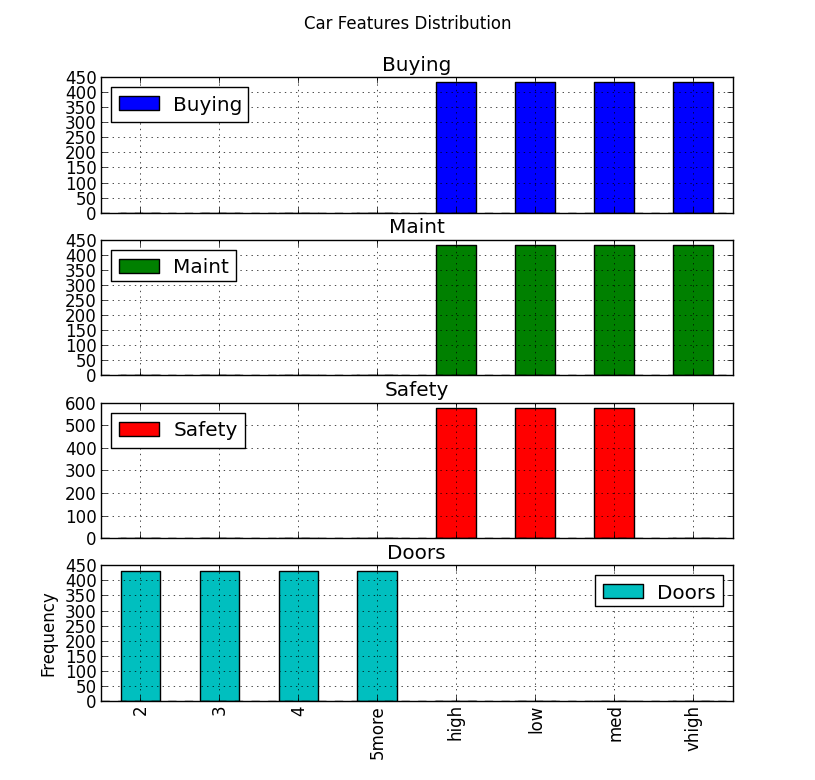
#> input picture visualization_matplotlib/plots/Prob1_CarFeaturesDistribution.png, 815 x 780 px
$ python -i viz.py   (imports and definitions only)   (Python 2 division)   (older library calls are emulated)
#> lines starting #> are read from the running program, lines starting #| are printed output that depends on the picture; after the words box and inside, x2 and y2 are one past the last pixel; in counts of white or black regions, pixels touching at a corner belong together
__author__ = 'Prashant B. Bhuyan'

import numpy as np
import pandas as pd
import scipy
import csv
import matplotlib
# [1 line not run here, left out]
import matplotlib.pyplot as plt
from scipy.optimize import curve_fit
from scipy import stats
from scipy import misc
from scipy import ndimage
import pylab
import Tkinter
import tkFileDialog
import glob
import re


import sys


# For Problem 3
def applyThreshold(img):

    # apply gaussian_filter to simplify the image.  The parameter value of 3 gave me the most logical results.
    filtered_image = ndimage.gaussian_filter(img,3)

    # apply threshold by partitioning the data based on the filtered image's mean.
    binaryData = filtered_image > filtered_image.mean()

    # save the array data for filtered, binary image with threshold.
    misc.imsave('convertedImage.jpg',binaryData)

    # return true false data that has the threshold in place.
    return(binaryData)

# For Problem 3
def countObjects(img):


    # label object instances and object slices.
    slices, instances = ndimage.label(applyThreshold(img))

    # return number of object instances.
    return(instances)

# for problem 3
def getObjectSlices(img):

    # label objects in the binary image.
    slices, instances = ndimage.label(applyThreshold(img))

    # return object slices.
    return(slices)

# for problem 3
def centerOfMass(img):

    # find coordinates for the center of mass of all objects in the image.
    coords = ndimage.center_of_mass(img, getObjectSlices(img), range(1,countObjects(img)+1))

    # return center of mass coordinates.
    return(coords)


# for problem 2
def fit(x,y):
    m,b = np.polyfit(x,y,1)

    return m*x+b


# [123 lines not run here, left out]

>>> import cv2
>>> picture = cv2.imread('Prob1_CarFeaturesDistribution.png', cv2.IMREAD_GRAYSCALE)
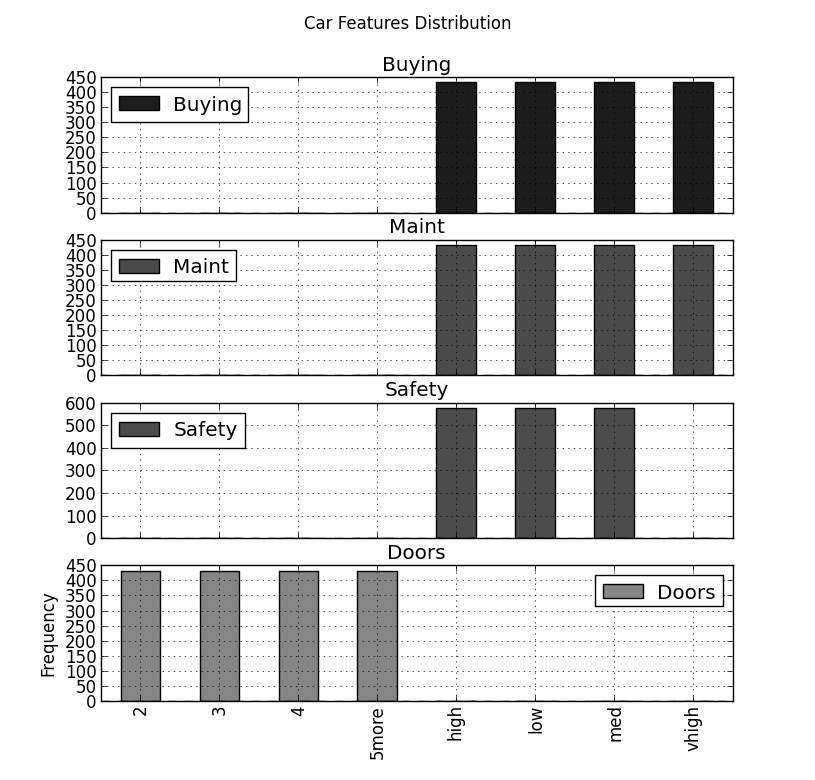
#> picture: shape (780, 815); min 0, max 255, mean 222.1
>>> result = centerOfMass(picture)
#> in applyThreshold, `filtered_image = ndimage.gaussian_filter(img,3)`:
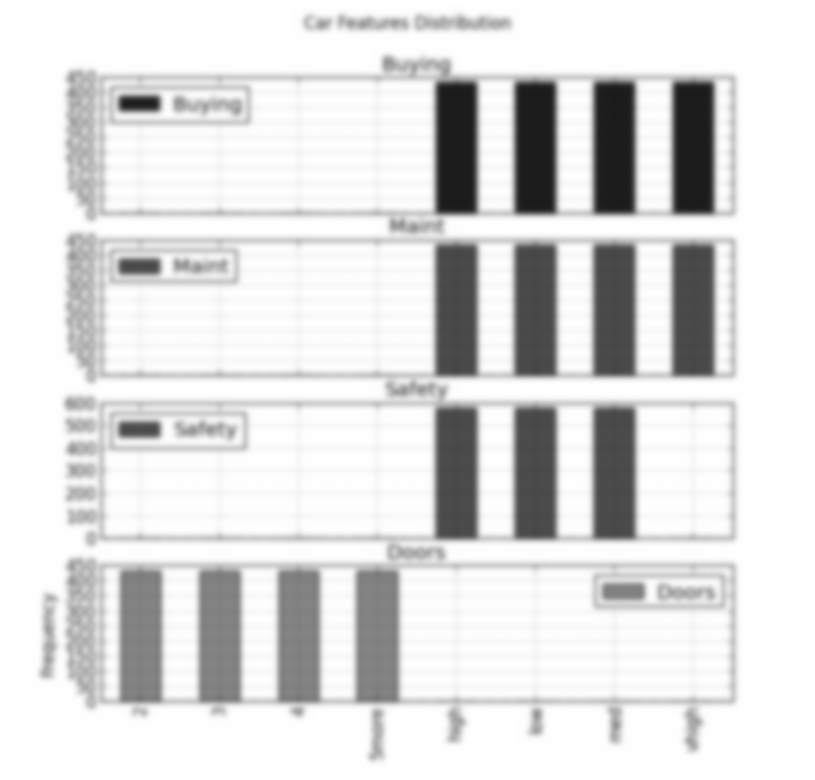
#> filtered_image: shape (780, 815); min 26, max 255, mean 221.5
#> in applyThreshold, `binaryData = filtered_image > filtered_image.mean()`:
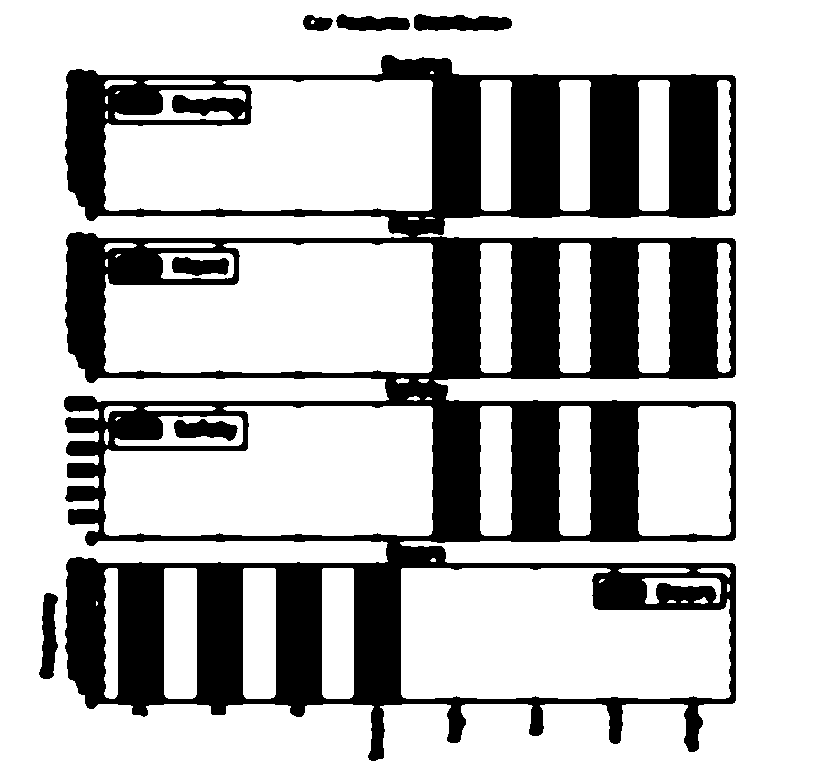
#> binaryData: shape (780, 815) bool; 73.1% white; 7 black regions, largest, box (x1, y1, x2, y2) and area: (64, 55, 736, 761) 165764, (414, 14, 512, 31) 1310, (39, 593, 58, 679) 1087
#> (the run stopped early here; a loop or call above may not have finished)

$ run again, on visualization_matplotlib/plots/Prob4_NumberRequestsByHour.png
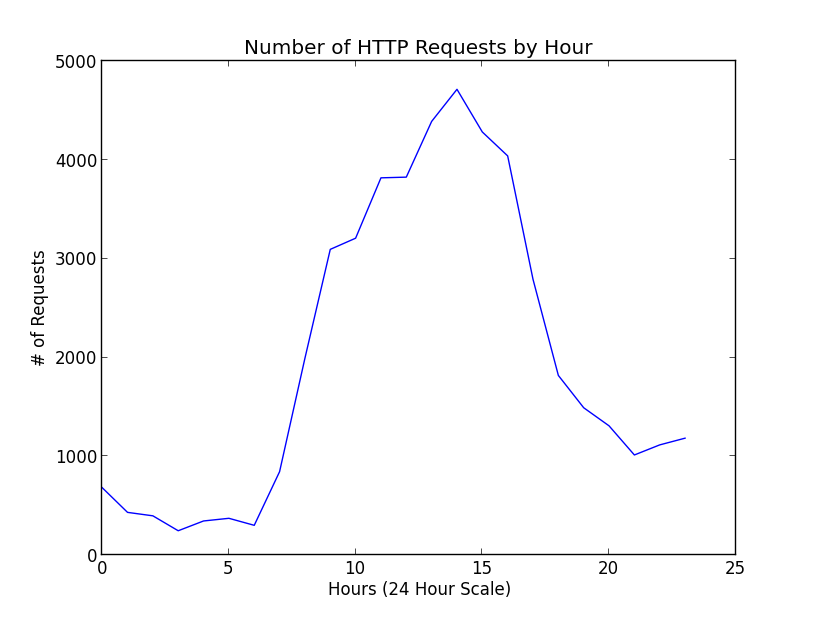
#> input picture visualization_matplotlib/plots/Prob4_NumberRequestsByHour.png, 817 x 617 px
#> in applyThreshold, `filtered_image = ndimage.gaussian_filter(img,3)`:
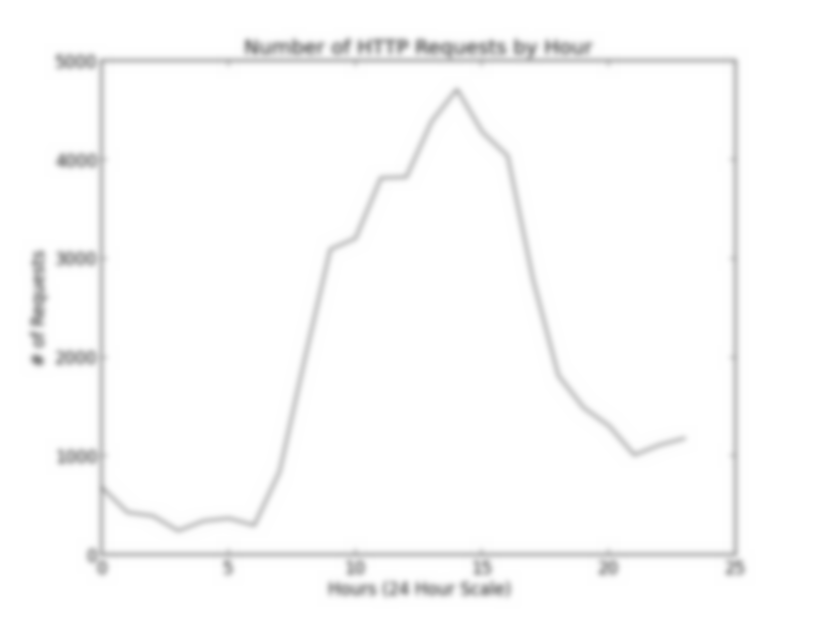
#> filtered_image: shape (617, 817); min 140, max 255, mean 250.6
#> in applyThreshold, `binaryData = filtered_image > filtered_image.mean()`:
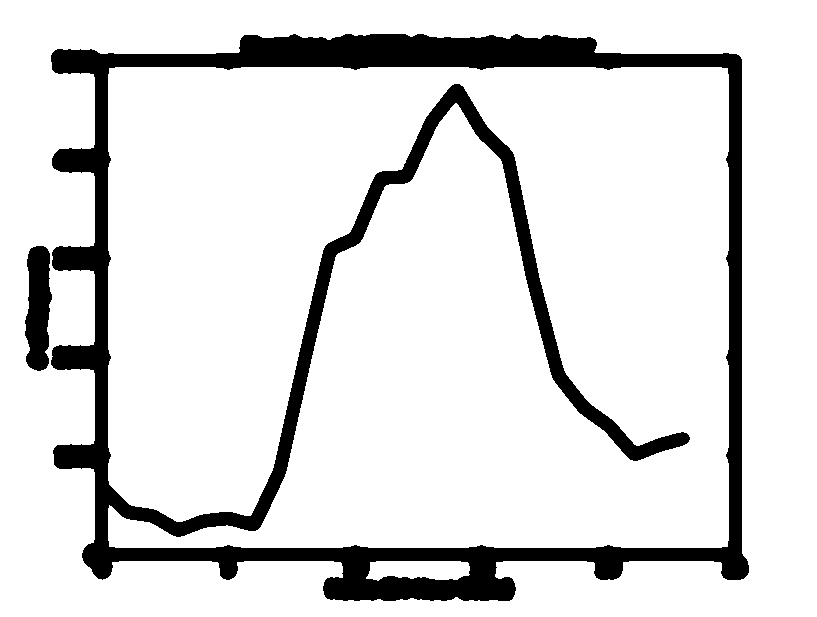
#> binaryData: shape (617, 817) bool; 86.9% white; 2 black regions, box (x1, y1, x2, y2) and area: (51, 34, 749, 601) 63427, (25, 246, 52, 371) 2588
